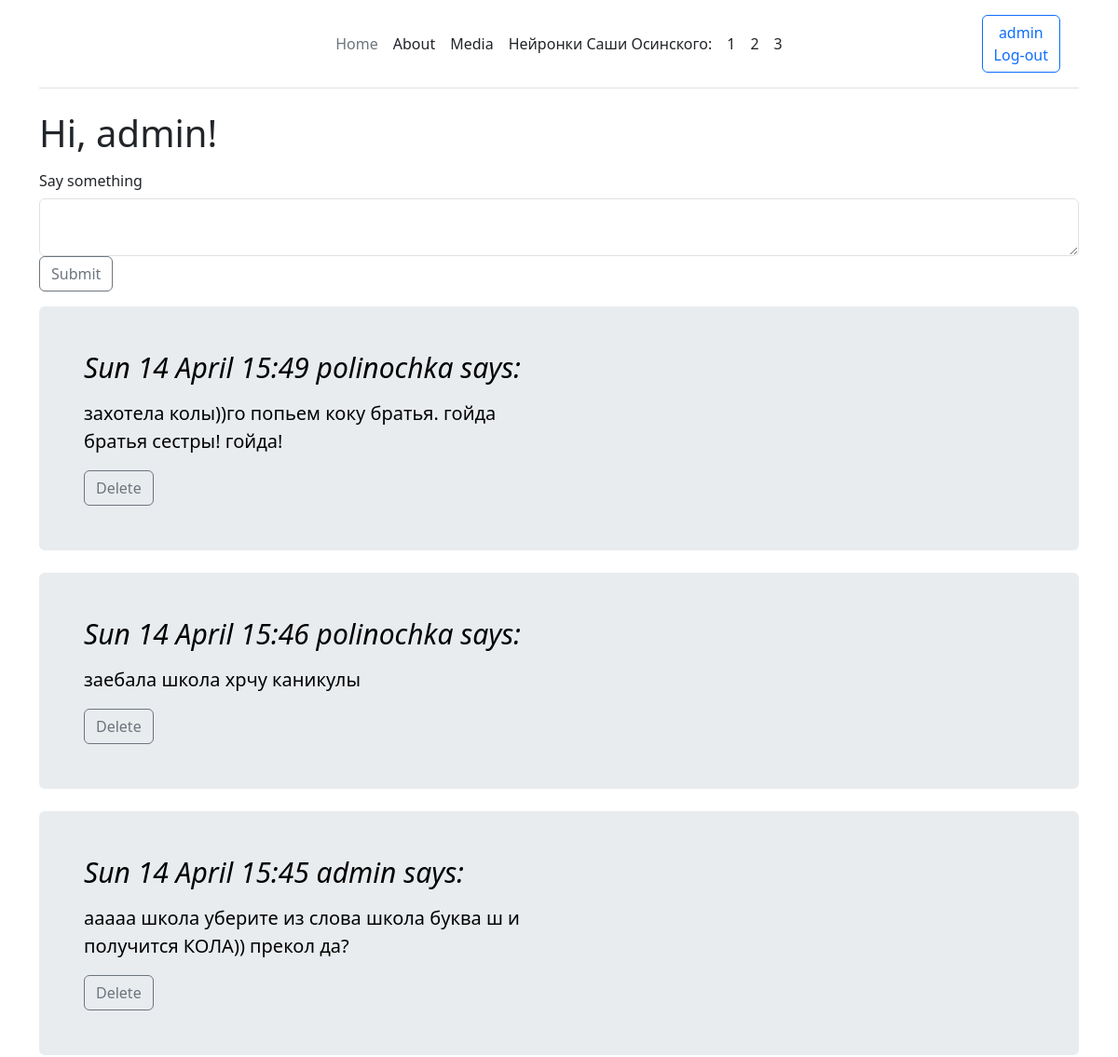
Page /index (signed in, upper part) on the earlier database version.
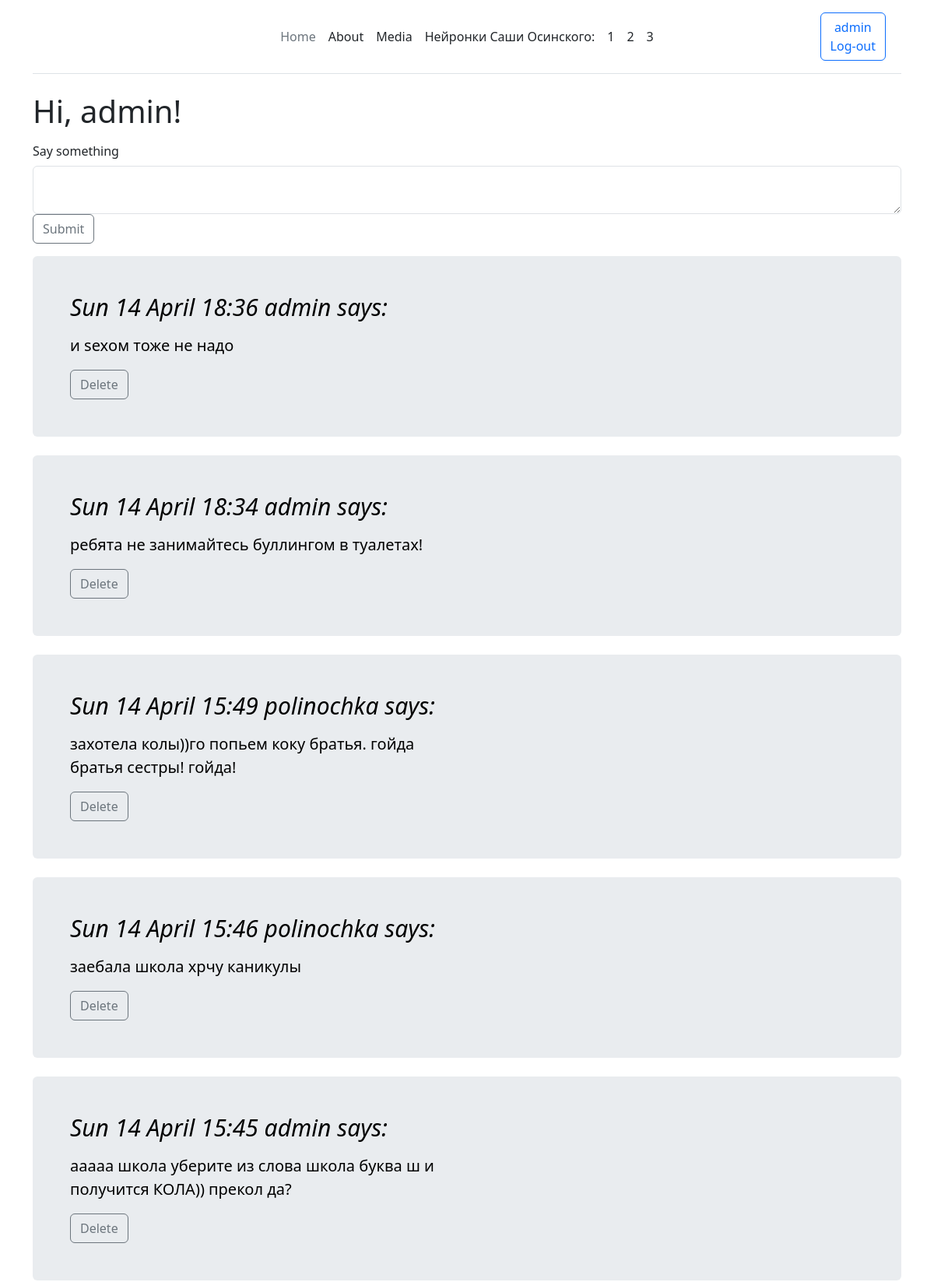
Same page on the later database version.
### app/models.py (models this page shows, shortened)
class User(UserMixin, db.Model):
    id: so.Mapped[int] = so.mapped_column(primary_key=True)
    username: so.Mapped[str] = so.mapped_column(sa.String(64), index=True, unique=True)
    email: so.Mapped[str] = so.mapped_column(sa.String(120), index=True, unique=True)
    password_hash: so.Mapped[Optional[str]] = so.mapped_column(sa.String(256))
    posts: so.WriteOnlyMapped['Post'] = so.relationship(back_populates='author')

class Post(db.Model):
    id: so.Mapped[int] = so.mapped_column(primary_key=True)
    body: so.Mapped[str] = so.mapped_column(sa.String(140))
    timestamp: so.Mapped[datetime] = so.mapped_column(index=True, default=lambda: datetime.now(timezone.utc))
    user_id: so.Mapped[int] = so.mapped_column(sa.ForeignKey(User.id),index=True)
    author: so.Mapped[User] = so.relationship(back_populates='posts')

### app/routes.py (the view)
@app.route('/', methods=["POST", "GET"])
@app.route('/index', methods=["POST", "GET"])
@login_required
def index():
    form = PostForm()
    if form.validate_on_submit():
        post = Post(body=form.post.data, author=current_user)
        db.session.add(post)
        db.session.commit()
        flash('Your post is now live!')
        return redirect(url_for('index'))
    posts = Post.query.order_by(Post.timestamp).all()[::-1]
    return render_template("index.html", title='Home Page', form=form, posts=posts)

### app/forms.py
class PostForm(FlaskForm):
    post = TextAreaField('Say something', validators=[DataRequired(), Length(min=1, max=140)])
    submit = SubmitField('Submit')

### app/models.py (called while the page is built)
@login.user_loader
def load_user(id):
    return db.session.get(User, int(id))

### app/templates/index.html (shortened to what this page needs)
{% extends "base.html" %}
{% block content %}
<main class="container">
    <h1>Hi, {{ current_user.username }}!</h1>
    <form action="" method="post">
        {{ form.post.label(class_="col-sm-2 col-form-label") }}<br>
        {{ form.post(class_="form-control") }}
        <p>{{ form.submit(class_="btn btn-outline-secondary") }}</p>
    </form>
    {% for post in posts %}
    <div class="p-4 p-md-5 mb-4 rounded text-body-emphasis bg-body-secondary">
        <div class="col-lg-6 px-0">
            <h1 class="display-4 fst-italic" style="font-size: 30px;">{{ post.timestamp.strftime("%a %d %B %H:%M") }} {{
                post.author.username }} says: </h1>
            <p class="lead my-3" style="font-size: 20px;">{{ post.body }}</p>
            {% if current_user.id == post.author.id or current_user.username == 'admin'%}
            <a href="/delete/{{post.id}}" class="btn btn-outline-secondary">Delete</a>
            {% endif %}
        </div>
    </div>
    {% endfor %}
</main>
{% endblock %}

### app/templates/base.html (shortened to what this page needs)
<html>
<head>
    {% block styles %}
    {{ bootstrap.load_css() }}
    {% endblock %}
</head>
<div class="container">
    <header class="d-flex flex-wrap align-items-center justify-content-center justify-content-md-between py-3 mb-4 border-bottom"
            style="padding-left: calc(var(--bs-gutter-x)* .5); padding-right: calc(var(--bs-gutter-x)* .5)">
        <div class="col-md-3 mb-2 mb-md-0">
            <a href="/" class="d-inline-flex link-body-emphasis text-decoration-none">
                <svg class="bi" width="40" height="32" role="img" aria-label="Bootstrap">
                    <use xlink:href="#bootstrap"></use>
                </svg>
            </a>
        </div>
        <ul class="nav col-12 col-md-auto mb-2 justify-content-center mb-md-0">
            <li><a href="/index" class="nav-link px-2 link-secondary">Home</a></li>
            <li><a href="#" class="nav-link px-2 link-dark">About</a></li>
            <li><a href="#" class="nav-link px-2 link-dark">Media</a></li>
            <li><a class="nav-link px-2 link-dark">Нейронки Саши Осинского:</a></li>
            <li><a href="#" class="nav-link px-2 link-dark">1</a></li>
            <li><a href="#" class="nav-link px-2 link-dark">2</a></li>
            <li><a href="#" class="nav-link px-2 link-dark">3</a></li>
        </ul>
        <div class="col-md-3 text-end">
            {% if current_user.is_anonymous %}
            <a class="btn btn-outline-primary me-2" href="{{ url_for('login') }}">Login</a>
            {% else %}
            <a class="btn btn-outline-primary me-2" href="{{ url_for('logout') }}"> {{current_user.username}} <br>
                Log-out</a>
            {% endif %}
        </div>
    </header>
</div>
<body class="d-flex flex-column h-100">
{% block content %}{% endblock %}
</body>
</html>

Differences in the rows shown:
added Post: timestamp "Sun 14 April 18:36", author.username "admin", body "и sexом тоже не надо"
added Post: timestamp "Sun 14 April 18:34", author.username "admin", body "ребята не занимайтесь буллингом в туалетах!"
